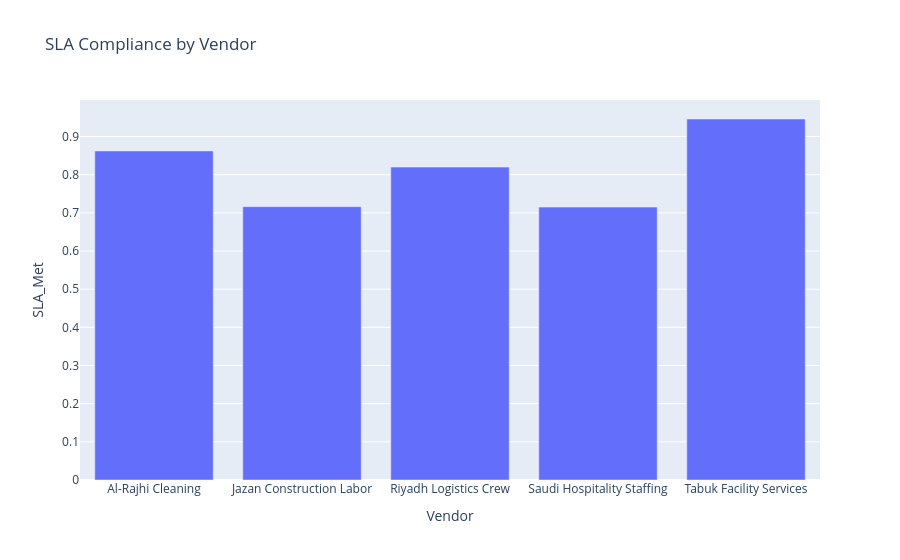

Notebook code cell kept with this figure:
### Code cell
fig1 = px.bar(sla_by_vendor, x='Vendor',y='SLA_Met',title="SLA Compliance by Vendor")
fig1.show()

### Figure 1 — Plotly figure (JSON) as saved in the notebook; plotly's stock layout.template omitted (floating-point values rounded to 4 significant figures)
{"data": [{"hovertemplate": "Vendor=%{x}<br>SLA_Met=%{y}<extra></extra>", "legendgroup": "", "marker": {"color": "#636efa", "pattern": {"shape": ""}}, "name": "", "orientation": "v", "showlegend": false, "textposition": "auto", "type": "bar", "x": ["Al-Rajhi Cleaning", "Jazan Construction Labor", "Riyadh Logistics Crew", "Saudi Hospitality Staffing", "Tabuk Facility Services"], "xaxis": "x", "y": [0.8622, 0.7162, 0.8199, 0.7151, 0.9459], "yaxis": "y"}], "layout": {"barmode": "relative", "legend": {"tracegroupgap": 0}, "title": {"text": "SLA Compliance by Vendor"}, "xaxis": {"anchor": "y", "domain": [0, 1], "title": {"text": "Vendor"}}, "yaxis": {"anchor": "x", "domain": [0, 1], "title": {"text": "SLA_Met"}}}}
